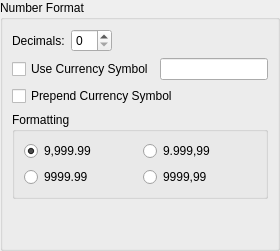
                <widget class="QWidget" name="page_14">
                 <layout class="QVBoxLayout" name="verticalLayout_24">
                  <property name="leftMargin">
                   <number>0</number>
                  </property>
                  <property name="topMargin">
                   <number>0</number>
                  </property>
                  <property name="rightMargin">
                   <number>0</number>
                  </property>
                  <property name="bottomMargin">
                   <number>0</number>
                  </property>
                  <item>
                   <widget class="QGroupBox" name="NumbGroup">
                    <property name="title">
                     <string>Number Format</string>
                    </property>
                    <layout class="QVBoxLayout" name="verticalLayout_25">
                     <item>
                      <layout class="QHBoxLayout" name="horizontalLayout_13">
                       <item>
                        <widget class="QLabel" name="label_23">
                         <property name="text">
                          <string>Decimals:</string>
                         </property>
                        </widget>
                       </item>
                       <item>
                        <widget class="QSpinBox" name="Decim">
                         <property name="minimum">
                          <number>0</number>
                         </property>
                         <property name="maximum">
                          <number>12</number>
                         </property>
                        </widget>
                       </item>
                       <item>
                        <spacer name="horizontalSpacer_4">
                         <property name="orientation">
                          <enum>Qt::Horizontal</enum>
                         </property>
                         <property name="sizeHint" stdset="0">
                          <size>
                           <width>40</width>
                           <height>20</height>
                          </size>
                         </property>
                        </spacer>
                       </item>
                      </layout>
                     </item>
                     <item>
                      <layout class="QHBoxLayout" name="horizontalLayout_14">
                       <item>
                        <widget class="QCheckBox" name="UseCurr">
                         <property name="text">
                          <string>Use Currency Symbol</string>
                         </property>
                        </widget>
                       </item>
                       <item>
                        <widget class="QLineEdit" name="CurSym"/>
                       </item>
                      </layout>
                     </item>
                     <item>
                      <widget class="QCheckBox" name="PreCurr">
                       <property name="text">
                        <string>Prepend Currency Symbol</string>
                       </property>
                      </widget>
                     </item>
                     <item>
                      <widget class="QGroupBox" name="NumGroup2">
                       <property name="title">
                        <string>Formatting</string>
                       </property>
                       <layout class="QGridLayout" name="gridLayout_7">
                        <item row="0" column="0">
                         <widget class="QRadioButton" name="Format0">
                          <property name="text">
                           <string notr="true">9,999.99</string>
                          </property>
                          <property name="checked">
                           <bool>true</bool>
                          </property>
                         </widget>
                        </item>
                        <item row="0" column="1">
                         <widget class="QRadioButton" name="Format2">
                          <property name="text">
                           <string notr="true">9.999,99</string>
                          </property>
                         </widget>
                        </item>
                        <item row="1" column="0">
                         <widget class="QRadioButton" name="Format1">
                          <property name="text">
                           <string notr="true">9999.99</string>
                          </property>
                         </widget>
                        </item>
                        <item row="1" column="1">
                         <widget class="QRadioButton" name="Format3">
                          <property name="text">
                           <string notr="true">9999,99</string>
                          </property>
                         </widget>
                        </item>
                       </layout>
                      </widget>
                     </item>
                     <item>
                      <spacer name="verticalSpacer_10">
                       <property name="orientation">
                        <enum>Qt::Vertical</enum>
                       </property>
                       <property name="sizeHint" stdset="0">
                        <size>
                         <width>20</width>
                         <height>40</height>
                        </size>
                       </property>
                      </spacer>
                     </item>
                    </layout>
                   </widget>
                  </item>
                 </layout>
                </widget>
